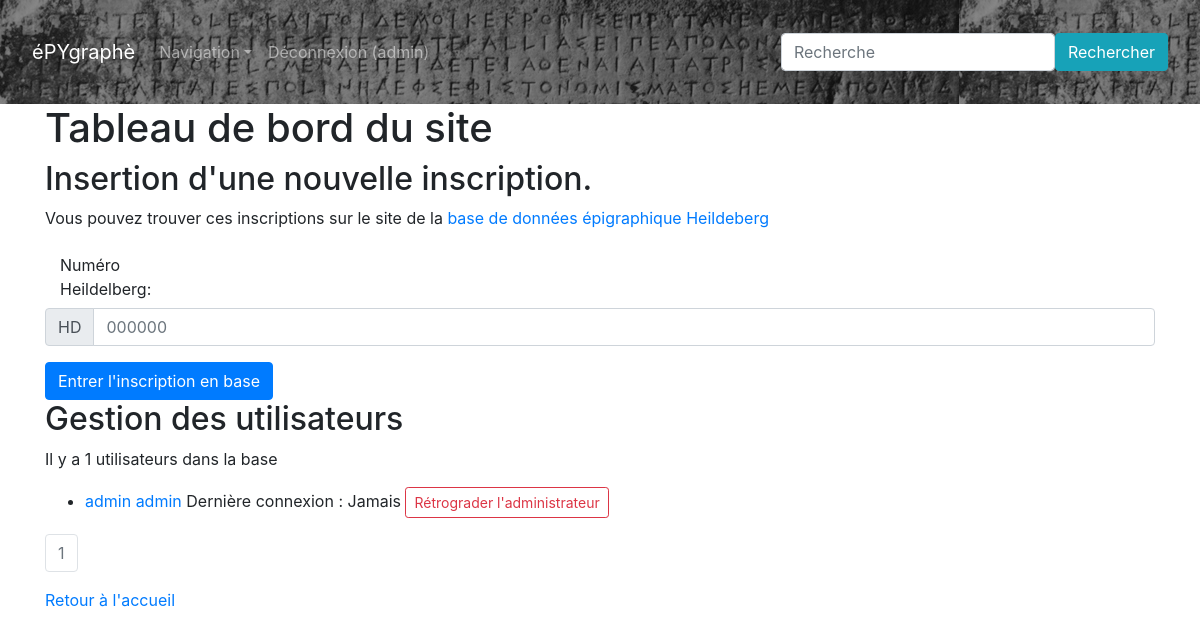
The page /admin (signed in) on the database its author committed.
### Epygraphe/models/utilisateur.py (models this page shows, shortened)
class User(UserMixin, db.Model):
    user_id = db.Column(db.Integer, unique=True, nullable=False, primary_key=True, autoincrement=True)
    user_prenom = db.Column(db.Text, nullable=False)
    user_nom = db.Column(db.Text, nullable=False)
    user_login = db.Column(db.String(45), nullable=False, unique=True)
    user_email = db.Column(db.Text, nullable=False)
    user_password = db.Column(db.String(45), nullable=False)
    user_is_admin = db.Column(db.Boolean, default=False)
    user_is_mod = db.Column(db.Boolean, default=False)
    user_last_seen = db.Column(db.DateTime)
    comments = db.relationship("Comment", back_populates="user")
    versions = db.relationship("Version", back_populates="user")

### Epygraphe/routes/routes.py (the view, shortened to what this page needs)
@app.route("/admin", methods=["GET", "POST"])
def administrer():
    if not current_user.is_authenticated:
        return redirect("/")
    elif not current_user.user_is_admin:
        return redirect("/")
    else:
        page = request.args.get("page", 1)
        if isinstance(page, str) and page.isdigit():
            page = int(page)
        else:
            page = 1
        utilisateurs = User.query.paginate(page=page, per_page=5)
        return render_template("pages/menu_admin.html", image=IMAGE_SITE, title=TITRE_SITE, utilisateurs=utilisateurs)

### Epygraphe/models/utilisateur.py (called while the page is built)
@login.user_loader
def trouver_utilisateur_via_id(identifiant):
    return User.query.get(int(identifiant))

### Epygraphe/templates/pages/menu_admin.html (shortened to what this page needs)
{% extends "conteneur.html" %}
{% block corps %}
<h1>Tableau de bord du site</h1>
<div>
    <h2>Insertion d'une nouvelle inscription.</h2>
    <p>Vous pouvez trouver ces inscriptions sur le site de la <a href="https://edh-www.adw.uni-heidelberg.de" target="_blank">base de données épigraphique Heildeberg</a></p>
    <form class="form" method="POST" action="{{url_for("administrer", page=page)}}">
    <label for="register-login" class="col-sm-2 col-form-label">Numéro Heildelberg:</label>
    <div class="input-group mb-3">
        <div class="input-group-prepend">
            <span class="input-group-text" id="basic-addon3">HD</span>
        </div>
        <input type="text" class="form-control" placeholder="000000" name="add" aria-label="000000" aria-describedby="basic-addon3">
    </div>
    <div>
        <button type="submit" class="btn btn-primary" name="action" value="add_inscription">Entrer l'inscription en
            base
        </button>
    </div>
    </form>
</div>
<div>
    <h2>Gestion des utilisateurs</h2>
    <p>Il y a {{utilisateurs.total}} utilisateurs dans la base</p>
    <ul>
        {% for utilisateur in utilisateurs.items %}
        <form class="form" method="POST" action="{{url_for("administrer", page=page)}}">
        <li><p><a href="{{url_for('utilisateur', user_id=utilisateur.user_id)}}" class="profile-link">{{utilisateur.user_prenom}} {{utilisateur.user_nom}}</a>
            {% if utilisateur.user_last_seen is none %}
                Dernière connexion : Jamais
            {% else %}
                Dernière connexion : {{utilisateur.user_last_seen.strftime("%d/%m/%Y")}}
            {% endif %}
            {% if utilisateur.user_is_admin %}
                <button type="submit" class="btn btn-outline-danger btn-sm" name="admin" value="{{utilisateur.user_id}}">Rétrograder l'administrateur</button>
            {% endif %}
            </p>
        </li>
        </form>
        {% endfor %}
    </ul>
    <nav aria-label="research-pagination">
        <ul class="pagination">
            {%- for page in utilisateurs.iter_pages() %}
            {% if page %}
            {% if page != utilisateurs.page %}
            <li class="page-item">
                <a class="page-link" href="{{url_for("administrer", page=page)}}">{{page}}</a>
            </li>
            {% else %}
            <li class="page-item active disabled">
                <a class="page-link">{{page}} <span class="sr-only">(actuelle)</span></a>
            </li>
            {% endif %}
            {% else %}
            <li class="page-item disabled">
                <a class="page-link">...</a>
            </li>
            {% endif %}
            {% endfor %}
        </ul>
    </nav>
</div>
<div>
    <p><a href="{{url_for('accueil')}}">Retour à l'accueil</a></p>
</div>
{% endblock %}

### Epygraphe/templates/conteneur.html (shortened to what this page needs)
<!DOCTYPE html>
<html lang="fr">
<head>
    <link rel="stylesheet" href="https://maxcdn.bootstrapcdn.com/bootstrap/4.0.0/css/bootstrap.min.css">
</head>
<body>
    <nav class="navbar navbar-expand-md navbar-dark justify-content-between bg">
        <a class="navbar-brand" href="{{url_for('accueil')}}">{{title}}</a>
        <ul class="navbar-nav mr-auto">
            <div class="nav-item dropdown">
                    <a class="nav-link dropdown-toggle" href="#" id="navbarDropdown" role="button" data-toggle="dropdown" aria-haspopup="true" aria-expanded="false">Navigation</a>
            </div>
            {% if not current_user.is_authenticated %}
            <li class="nav-item dropdown">
                    <a class="nav-link dropdown-toggle" href="#" id="navbarDropdown" role="button" data-toggle="dropdown" aria-haspopup="true" aria-expanded="false">Connexion</a>
                    <div class="dropdown-menu">
                        <form class="px-4 py-3" method="POST" action="{{url_for("connexion")}}">
                            <div class="form-group">
                                <label for="register-login">Login</label>
                                <input type="text" class="form-control" id="register-login" name="login" placeholder="Login">
                            </div>
                            <div class="form-group">
                                <label for="register-password">Password</label>
                                <input type="password" class="form-control" id="register-password" placeholder="Mot de passe" name="motdepasse">
                            </div>
                            <button type="submit" name="connexion" value="{{request.url}}" class="btn btn-primary">Se Connecter</button>
                        </form>
                        <div class="dropdown-divider"></div>
                        <a class="dropdown-item" href="{{url_for("inscription")}}">Vous n'êtes pas inscrit ? S'inscrire</a>
                    </div>
            </li>
            {% else %}
            <li class="nav-item">
                <a class="nav-link" href="{{url_for("deconnexion")}}">Déconnexion ({{current_user.user_prenom}})</a>
            </li>
            {% endif %}
        </ul>
        <form class="form-inline" action="{{url_for("recherche")}}" method="GET">
        <input class="form-control" name="q" type="search" placeholder="Recherche" aria-label="Recherche">
        <button class="btn btn-info" type="submit">Rechercher</button>
        </form>
    </nav>
    <div class="container">
        <div class="row">
            <div class="col">
                {% block corps %}{% endblock %}
            </div>
        </div>
    </div>
</body>
</html>

### rows shown on the page
User: user_prenom "admin", user_nom "admin", shows "Dernière connexion : Jamais", {{ utilisateur.user_id }} 1 (drawn)

### other values the page prints
{{ title }} "éPYgraphè"
{{ utilisateurs.total }} "1"
{{ page }} "1"
